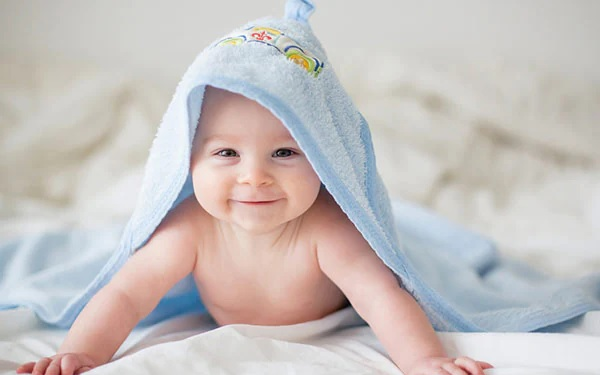
#> input picture assets/sample.jpg, 600 x 375 px
$ jupyter execute areaprocessing.ipynb
#> lines starting #> are read from the running program, lines starting #| are printed output that depends on the picture
[cell 1]
from PIL import Image
import numpy as np
import matplotlib.pyplot as plt
import matplotlib.image as mpimg
import cv2

image = Image.open("assets/sample.jpg")
#> image is the input picture: PIL image 600x375 RGB; mean R, G, B 198.8, 193.1, 191.3
image_array = np.array(image)
imgplot = plt.imshow(image)

[cell 2]
xlim = image_array.shape[0]
#> xlim = 375
ylim = image_array.shape[1]
#> ylim = 600
zlim = image_array.shape[2]
#> zlim = 3
image_array.shape
#> Out = (375, 600, 3)

[cell 3]
kernel = np.ones((5, 5)) / 25
kernel.shape

[cell 4]
kernel_height, kernel_width = kernel.shape
pad_height = kernel_height // 2
pad_width = kernel_width // 2

# Pad the image with zeros on the border
padded_image = np.pad(image, ((pad_height, pad_height), (pad_width, pad_width), (0, 0)), mode='constant')
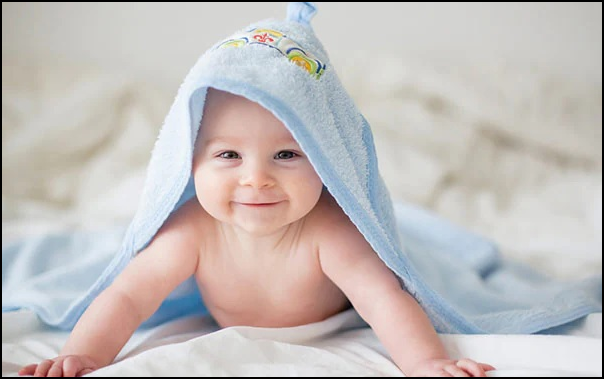
#> padded_image: shape (379, 604, 3); mean R, G, B 195.4, 189.8, 188.1
blurred_image = np.zeros_like(image)

for x in range(xlim):
    for y in range(ylim):
        for z in range(zlim):
            blurred_image[x, y, z] = np.sum(
                kernel * padded_image[x:x+kernel_width, y:y+kernel_height, z]
            )
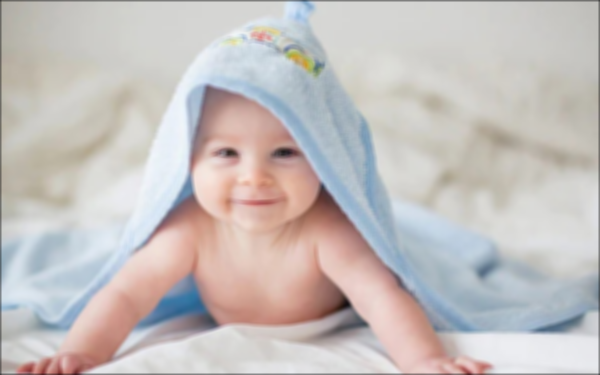
#> blurred_image: shape (375, 600, 3); mean R, G, B 197.3, 191.6, 189.9

f,axarr = plt.subplots(1,2,figsize=(30,30))
axarr[0].imshow(image)
axarr[1].imshow(blurred_image)
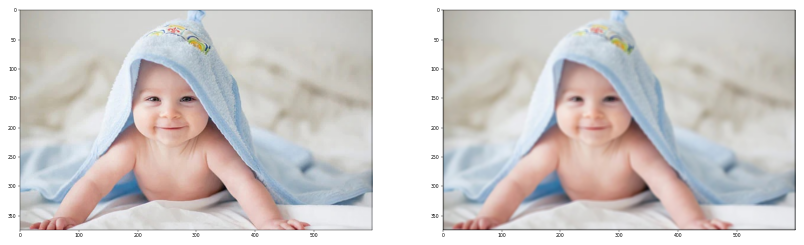
#> figure drawn by matplotlib, 2 panels

[cell 5]
if image_array.ndim == 3:
    # grayscale
    image_array = np.dot(image_array[..., :3], [0.2627, 0.6780, 0.0593])
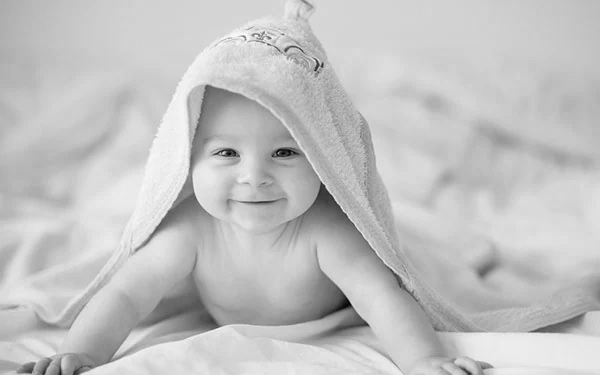
#> image_array: shape (375, 600) float64; min 0, max 252.6, mean 194.5

# sobel kernels
horizontal_edge = np.array([[-1, 0, 1], [-2, 0, 2], [-1, 0, 1]])
vertical_edge = np.array([[-1, -2, -1], [0, 0, 0], [1, 2, 1]])

def apply_convolution(image, kernel):
    height, width = image.shape
#> height = 375; width = 600
    kernel_height, kernel_width = kernel.shape
    pad_height = kernel_height // 2
    pad_width = kernel_width // 2
    padded_image = np.pad(image, ((pad_height, pad_height), (pad_width, pad_width)), mode='constant')
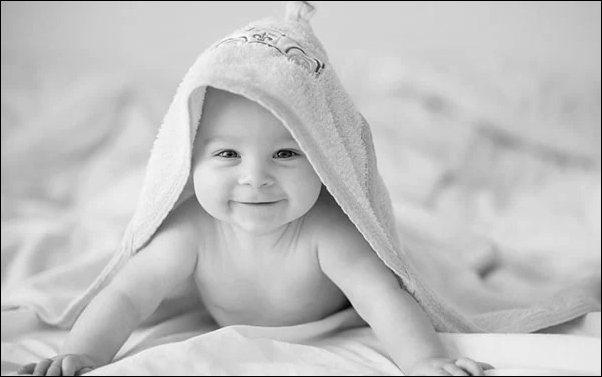
#> padded_image: shape (377, 602) float64; min 0, max 252.6, mean 192.8
    convolved_image = np.zeros_like(image)

    for y in range(height):
        for x in range(width):
            convolved_image[y, x] = np.sum(kernel * padded_image[y:y+kernel_height, x:x+kernel_width])
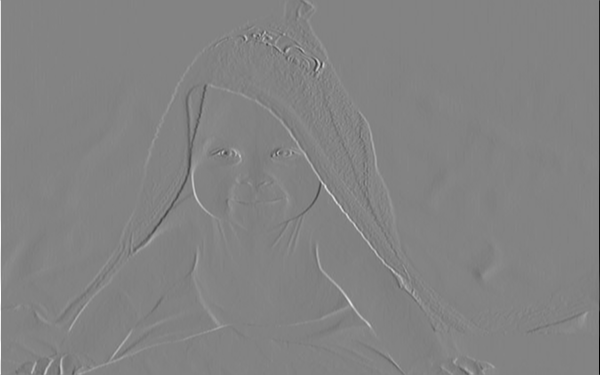
#> convolved_image: shape (375, 600) float64; min -931.9, max 880.3, mean 0.1; drawn with min black and max white

    return convolved_image

edges_x = apply_convolution(image_array, horizontal_edge)
edges_y = apply_convolution(image_array, vertical_edge)
#> after the loop in apply_convolution (call 2), `for y in range(height):`:
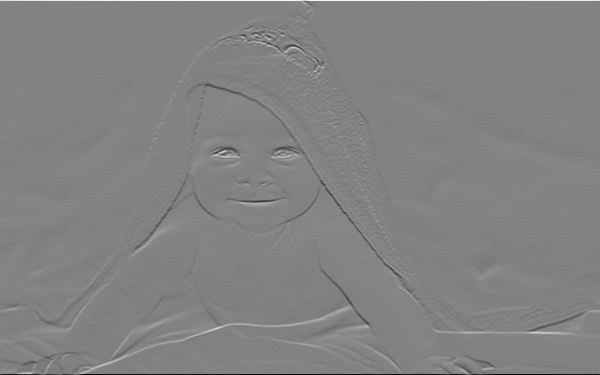
#> convolved_image: shape (375, 600) float64; min -945.9, max 900.5, mean 0; drawn with min black and max white

edges = np.sqrt(edges_x**2 + edges_y**2)
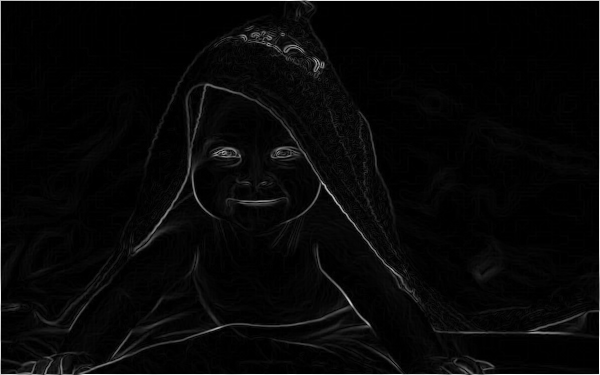
#> edges: shape (375, 600) float64; min 0, max 945.9, mean 30; drawn with min black and max white

# Display the original and edge-detected images
fig, ax = plt.subplots(1, 3, figsize=(12, 6))
ax[0].imshow(image, cmap='gray')
ax[0].set_title('Original Image')
ax[1].imshow(image_array, cmap='gray')
ax[1].set_title('Grayscale')
ax[2].imshow(edges, cmap='gray')
ax[2].set_title('Edge Detection')
plt.show()
